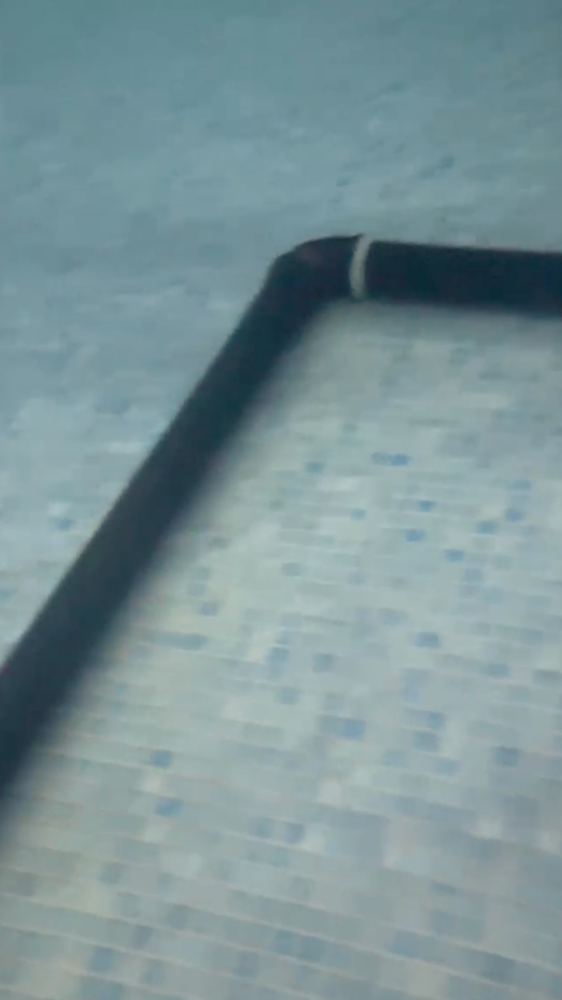
#> input picture deneme4test.png, 562 x 1000 px, shrunk from 1080 x 1920 before the run
$ python main.py
#> lines starting #> are read from the running program, lines starting #| are printed output that depends on the picture; after the words box and inside, x2 and y2 are one past the last pixel; in counts of white or black regions, pixels touching at a corner belong together
import cv2
import numpy as np
import matplotlib.pyplot as plt

def detect_line(image_path):
#> called with image_path = 'deneme4test.png'
    img = cv2.imread(image_path)
#> img is the input picture: shape (1000, 562, 3); mean B, G, R 151.7, 148, 123.5

    lower_black = np.array([0, 0, 0])
    upper_black = np.array([115, 115, 115])
    mask = cv2.inRange(img, lower_black, upper_black)
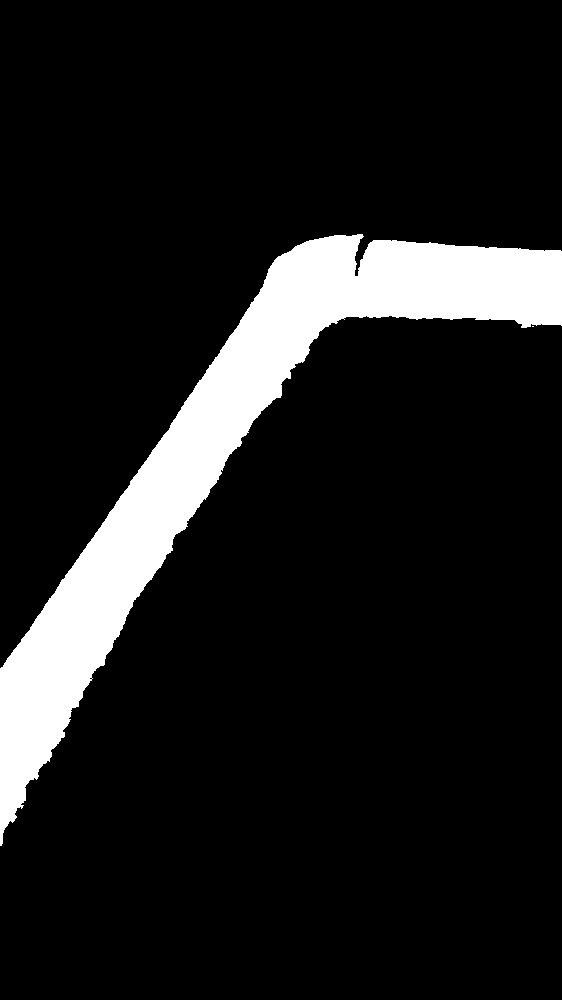
#> mask: shape (1000, 562); 10.9% white; 2 white regions (1 under 20 px), largest, box (x1, y1, x2, y2) and area: (0, 234, 562, 846) 61454

    edges = cv2.Canny(mask, 50, 150)
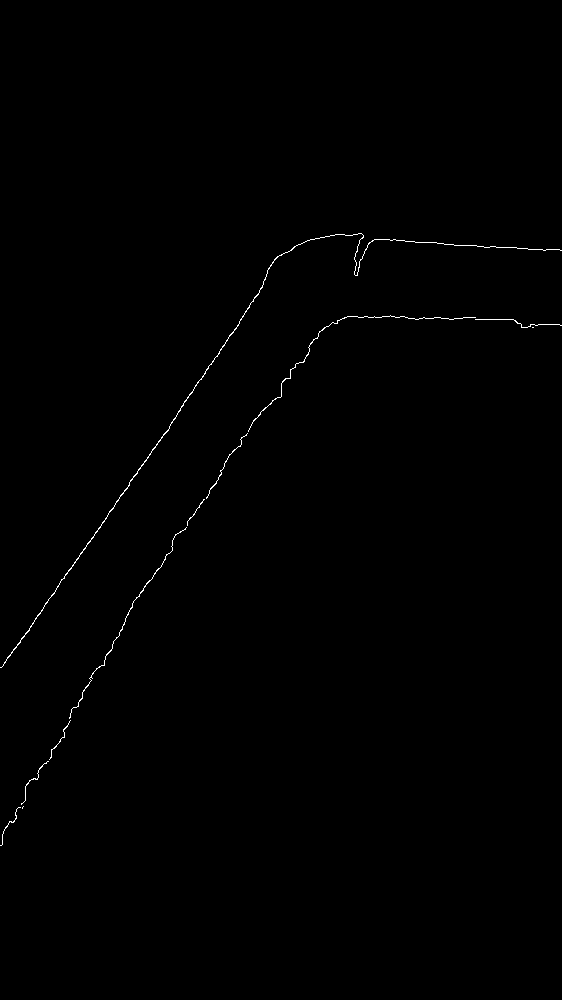
#> edges: shape (1000, 562); 0.33% white in thin lines or dots, all inside (x1, y1, x2, y2) = (0, 233, 562, 846)

    lines = cv2.HoughLinesP(edges, 1, np.pi / 180, threshold=50, minLineLength=50, maxLineGap=10)
#> lines = [[1, 667, 175, 418], [127, 614, 172, 547], [180, 408, 239, 323], [437, 243, 561, 250], [82, 695, 119, 635], [108, 513, 183, 405], [226, 341, 263, 284]]

    img_lines = img.copy()

    if lines is not None:
        for line in lines:
            x1, y1, x2, y2 = line[0]
            cv2.line(img_lines, (x1,y1), (x2,y2), (0, 165, 255), 2)
#> this loop made 7 passes
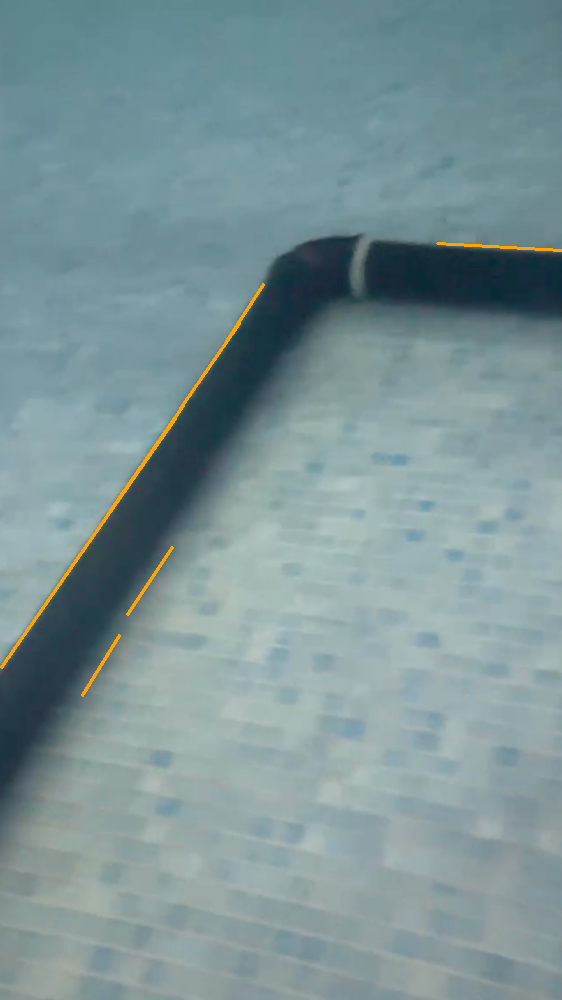
#> img_lines: shape (1000, 562, 3); 0.45% of pixels changed, all inside (x1, y1, x2, y2) = (0, 242, 562, 697)

    plt.figure(figsize=(8,9))
    plt.imshow(cv2.cvtColor(img_lines, cv2.COLOR_BGR2GRAY))
    plt.axis('off')
    plt.show()
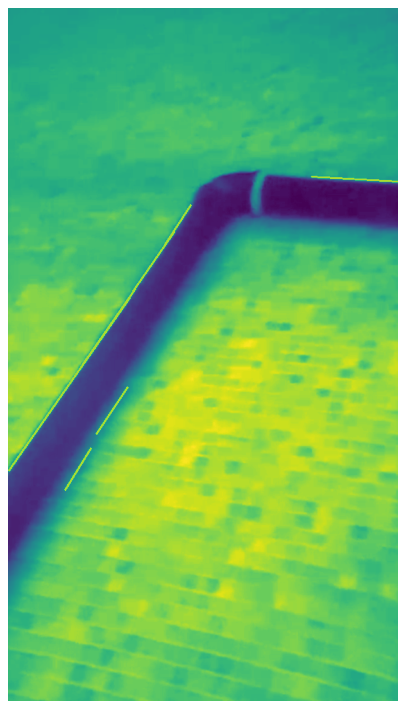
#> figure drawn by matplotlib, 1 panel

image_path = 'deneme4test.png'
detect_line(image_path)
